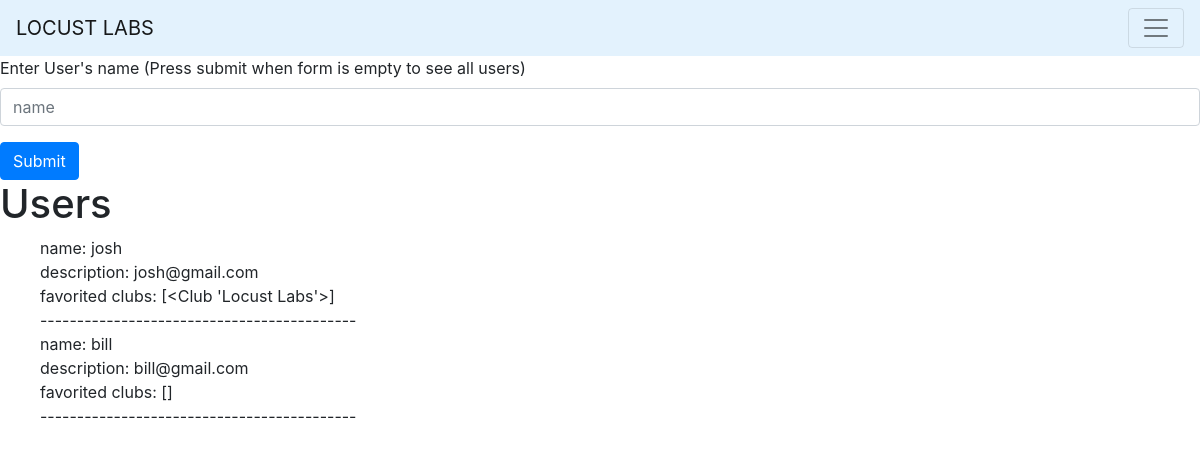
/users, run on an earlier commit of the app's database.
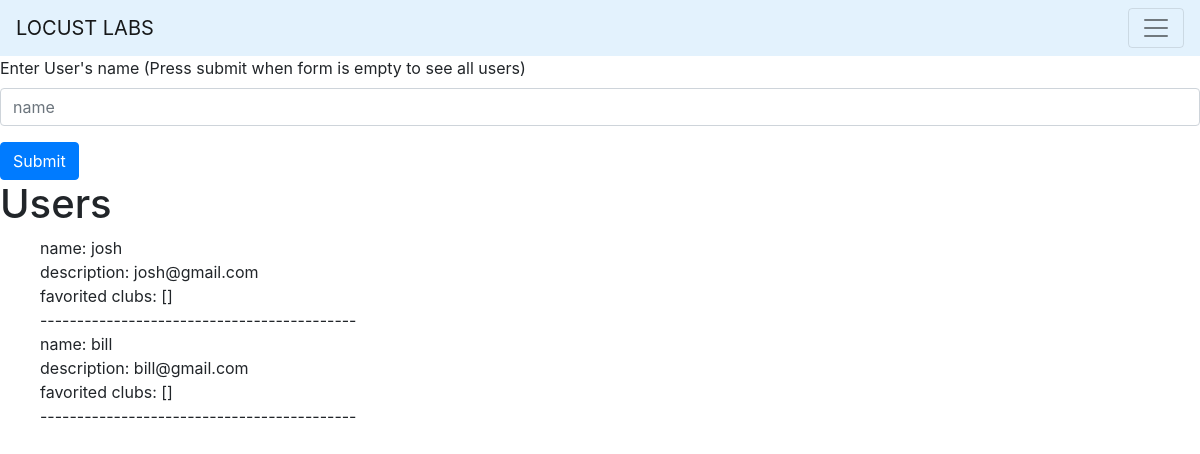
And on a later commit of the database.
### models.py (models this page shows, shortened)
class User(db.Model):
    id = db.Column(db.String(100), primary_key=True)
    email = db.Column(db.String(100), unique=True, nullable=False)
    password = db.Column(db.String(128), nullable=True)
    clubs = db.relationship('Club', secondary=users, lazy='subquery',
        back_populates='users')
    comments = db.relationship('Comment', backref='User')

class Club(db.Model):
    id = db.Column(db.String(100), primary_key=True)
    name = db.Column(db.String(100), unique=False, nullable=False)
    description = db.Column(db.String(500), unique=False, nullable=False)
    tags = db.relationship('Tag', secondary=tags, lazy='subquery',
        backref=db.backref('tag_clubs', lazy=True))
    users = db.relationship('User', secondary=users, lazy='subquery',
        back_populates='clubs')
    comments = db.relationship('Comment', backref='Club')
    def __repr__(self):
        return '<Club %r>' % self.name

### app.py (the view, shortened to what this page needs)
@app.route('/users', methods=['GET', 'POST'], strict_slashes = False, provide_automatic_options=False)
def users_html():
    if request.method == 'GET':
        users = [];
        users = User.query.all()
        return render_template('find_user.html', joined=users)

### templates/find_user.html (shortened to what this page needs)
{% extends "base.html" %}
{% block content %}
<form action="/users" method="POST">
    <div class="form-group">
      <label for="name">Enter User's name (Press submit when form is empty to see all users)</label>
      <input type="text" name="name" class="form-control" id="name" placeholder="name">
  </div>
  <button type="submit" class="btn btn-primary">Submit</button>
</form>
<body>
    <h1> Users </h1>
    <ul>
        {% for item in joined %}
            <div>name: {{item.id}}</div>
            <div>description: {{item.email}}</div>
            <div>favorited clubs: {{item.clubs}}</div>
            <div>-------------------------------------------</div>
        {% endfor %}
    </ul>
  </body>
{% endblock %}

### templates/base.html (shortened to what this page needs)
<!doctype html>
<html lang="en">
<head><meta charset="utf-8">
  <link rel="stylesheet" href="https://stackpath.bootstrapcdn.com/bootstrap/4.5.0/css/bootstrap.min.css">
</head>
<body>
<nav class="navbar navbar-light" style="background-color: #e3f2fd;">
  <a class="navbar-brand" href="#">LOCUST LABS</a>
  <button class="navbar-toggler" type="button" data-toggle="collapse" data-target="#navbarNavAltMarkup" aria-controls="navbarNavAltMarkup" aria-expanded="false" aria-label="Toggle navigation">
    <span class="navbar-toggler-icon"></span>
  </button>
</nav>
{% block content %}{% endblock %}
</body>
</html>

What changed in the data, as far as the page shows it:
changed User "josh": clubs "[<Club 'Locust Labs'>]" → "[]"
